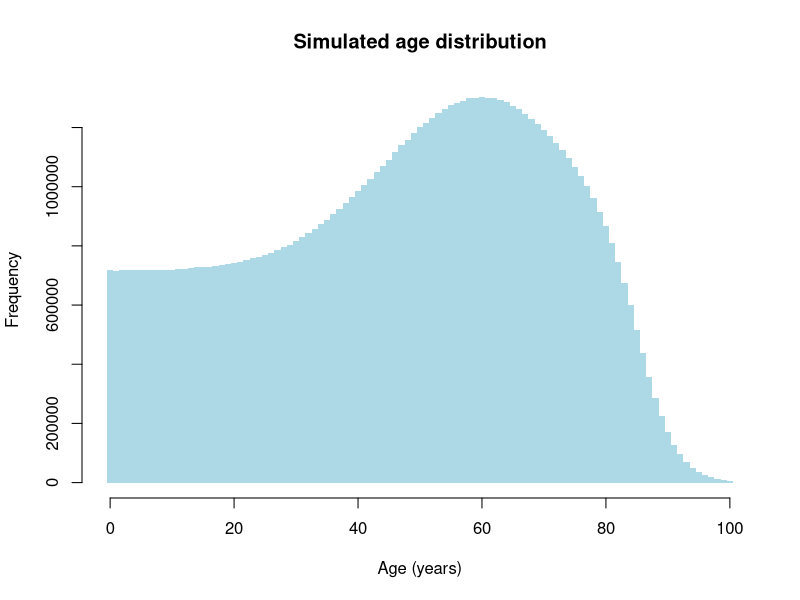
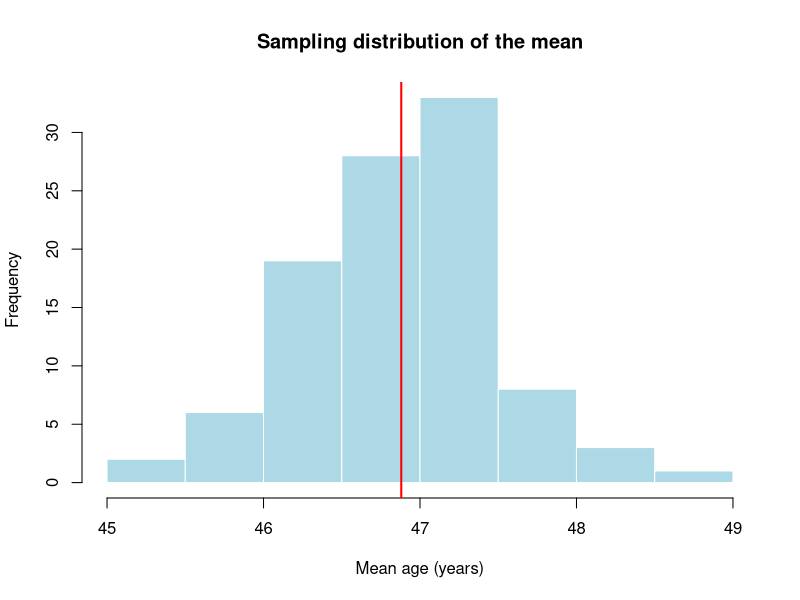
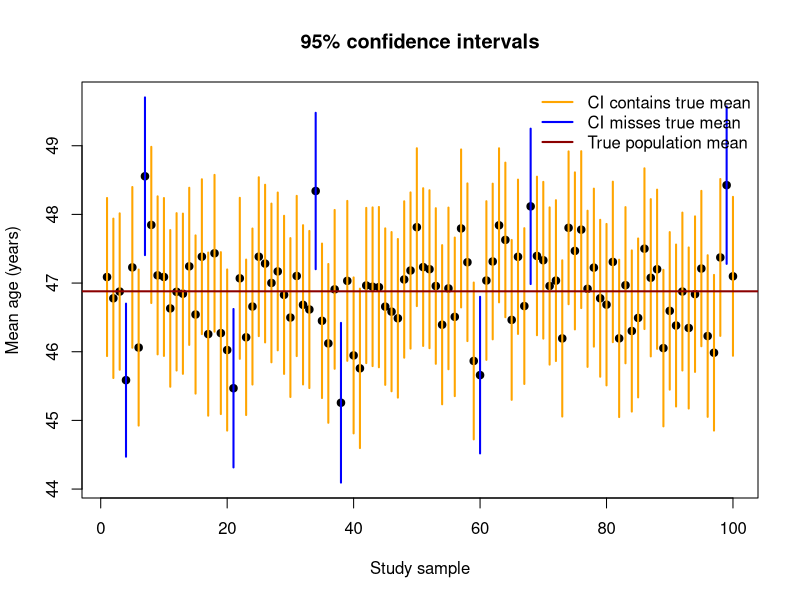
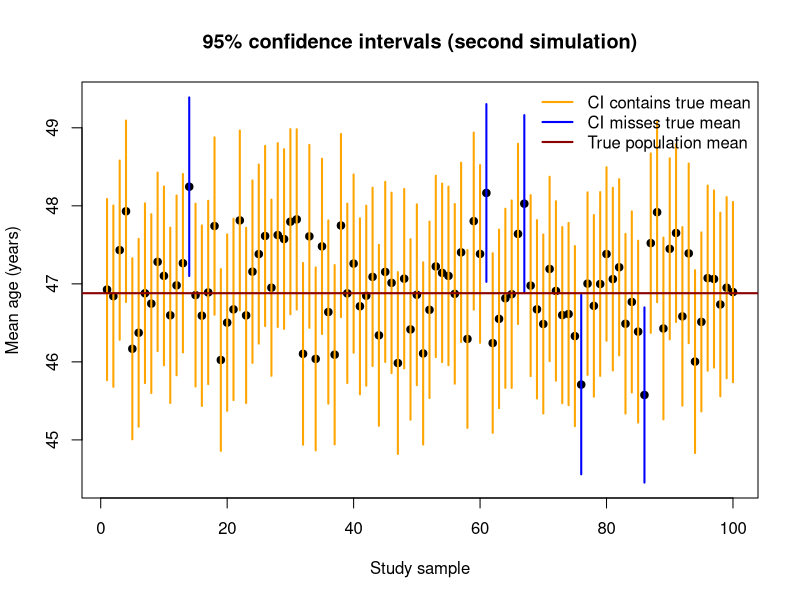

Source code (R) for these figures, in order:

########################
# Sampling variability #
########################

#"Please do discuss sampling variability in class. this is one of the most important things students need to understand: Random sample do vary and this leads to uncertainty in the estimates which can be quantified by SE."

set.seed(123)

age <- 0:100

# Approximate age distribution
weights <- (0.55 + 0.45 * exp(-0.5 * ((age - 60) / 16)^2)) *
           plogis((86 - age) / 3)

# Parameter   Meaning
# 0.55        Baseline frequency in younger age groups, relative to the maximum
# 60          Approximate peak of the age distribution
# 16          Width of the additional bell-shaped component
# 86          Approximate midpoint of the steep decline at older ages
# 3           Steepness of this decline

#############################
# 1. Generate population

# Generate 84,000,000 individuals
dat <- data.frame(
  age = sample(age, size=84000000, replace=TRUE, prob=weights)
)

# Plot
hist(dat$age, breaks=seq(-0.5, 100.5, 1),
     xlab="Age (years)", main="Simulated age distribution",
     col="lightblue", border=NA)

dev.off()

#We assume that this is the real age distribution of the entire population in Germany. In epidemiological studies, we typically only have a random sample of this population, maybe a few hundred or thousand participants.

#############################
# 2. Draw ONE sample from that population and calculate the mean age


set.seed(1)
x <- sample(x=dat$age, size=1645, replace=FALSE)

#This would be the age distribution of ONE study that samples from the German population. The study has 1645 participants. (Arbitrarily selected. Should reflect a relatively typical size of epidemiological studies.)
mean(x) #45.7 years

#Compare this to the mean age of a DIFFERENT randomly drawn study population of the same size (1645 participants):
set.seed(234)
y <- sample(x=dat$age, size=1645, replace=FALSE)
mean(y) #47.2 years


#############################
# 3. Now calculate the mean age for 100 study samples:

set.seed(1234)

all_samples <- list()

for(i in 1:100){
 all_samples[[i]] <- sample(dat$age, size=1645, replace=FALSE)
}

t(sapply(all_samples, summary))
#You can see that in every sample (of size n=1645 each), we have a slightly different median and mean age. The minimum possible age is 0 years (although some samples might not contain participants of age 0 by chance); the maximum is (by assumption) capped at 100 years (although this might not be reached in all samples).


# Standard error of the mean (SEM):
# SEM = SD / sqrt(n)
#
# SD describes the variability of individual observations.
# SEM describes the sampling variability of the estimated mean.
#
# In real studies, the population SD is usually unknown.
# We therefore estimate the SEM using the sample SD:
#
# Estimated SEM = sample SD / sqrt(n)


# True population mean and SD
population_mean <- mean(dat$age)
population_sd   <- sd(dat$age)

population_mean
population_sd

#In real epidemiological studies, we typically do not know the true population parameters of interest. We therefore use random samples to estimate these parameters and quantify the resulting sampling uncertainty.


#############################
# 4. Sampling Distribution

# Mean age in each of the 100 samples
sample_means <- sapply(all_samples, mean)

# Examine the results
summary(sample_means)

# Plot distribution of sample means
hist(sample_means,
     main="Sampling distribution of the mean",
     xlab="Mean age (years)",
     col="lightblue",
     border="white")

# True population mean
abline(v=population_mean, col="red", lwd=2)


#############################
# 5. Empirical standard error
sd(sample_means)

# Theoretical standard error (using population SD)
population_sd / sqrt(1645)


# Calculate SD for each sample
sample_sds <- sapply(all_samples, sd)

# Calculate estimated SE for each sample
sample_SEs <- sample_sds / sqrt(1645)

# Compare three ways of obtaining SE

# 1. Empirical SE from 100 repeated samples
sd(sample_means)

# 2. Mean of the 100 individually estimated SEs
mean(sample_SEs)

# 3. SE calculated from the population SD
population_sd / sqrt(1645)



# Compare the variability of individual ages
# with the variability of sample means

sd(all_samples[[1]])  # SD of individual ages in one study

sd(sample_means)       # Empirical SE across 100 studies

sample_SEs[1]          # Estimated SE based on just one study


#############################
# 6. Point estimate and 95% confidence intervals for each of the 100 samples:

# Lower and upper confidence limits
lower <- sample_means - 1.96 * sample_SEs
upper <- sample_means + 1.96 * sample_SEs

# Display results
data.frame(
  Mean = round(sample_means, 1),
  SE = round(sample_SEs, 2),
  Lower_CI = round(lower, 1),
  Upper_CI = round(upper, 1)
)


# Does each 95% CI contain the true population mean?

coverage <- lower <= population_mean &
            upper >= population_mean

# Number of CIs containing the true population mean
sum(coverage)

# Percentage of CIs containing the true population mean
mean(coverage) * 100


# Plot the first 100 confidence intervals

plot(1:100, sample_means[1:100],
     ylim=range(c(lower, upper, population_mean)),
     xlab="Study sample",
     ylab="Mean age (years)",
     main="95% confidence intervals",
     pch=19)

segments(
  x0=1:100,
  y0=lower[1:100],
  x1=1:100,
  y1=upper[1:100],
  col=ifelse(coverage[1:100], "orange", "blue"),
  lwd=2
)

abline(h=population_mean, col="darkred", lwd=2)

legend("topright",
       legend=c("CI contains true mean",
                "CI misses true mean",
                "True population mean"),
       col=c("orange", "blue", "darkred"),
       lty=1,
       lwd=2,
       bty="n")

#8 of the 100 confidence intervals did not cover the true population mean. Which is a bit more than we would expect from a 95% confidence interval (-> 5 of 100).


#############################
# 7. Repeat the simulation with another 100 random samples

set.seed(4321)

all_samples2 <- list()

for(i in 1:100){
 all_samples2[[i]] <- sample(dat$age, size=1645, replace=FALSE)
}

# Calculate mean, SD and SE for each sample
sample_means2 <- sapply(all_samples2, mean)
sample_sds2 <- sapply(all_samples2, sd)
sample_SEs2 <- sample_sds2 / sqrt(1645)

# Calculate 95% confidence intervals
lower2 <- sample_means2 - 1.96 * sample_SEs2
upper2 <- sample_means2 + 1.96 * sample_SEs2

# Does each CI contain the true population mean?
coverage2 <- lower2 <= population_mean &
             upper2 >= population_mean

# Number of CIs NOT containing the true population mean
sum(!coverage2)

# Percentage of CIs containing the true population mean
mean(coverage2) * 100


#############################
# Plot the second set of 100 confidence intervals

plot(1:100, sample_means2,
     ylim=range(c(lower2, upper2, population_mean)),
     xlab="Study sample",
     ylab="Mean age (years)",
     main="95% confidence intervals (second simulation)",
     pch=19)

segments(
  x0=1:100,
  y0=lower2,
  x1=1:100,
  y1=upper2,
  col=ifelse(coverage2, "orange", "blue"),
  lwd=2
)

abline(h=population_mean, col="darkred", lwd=2)

legend("topright",
       legend=c("CI contains true mean",
                "CI misses true mean",
                "True population mean"),
       col=c("orange", "blue", "darkred"),
       lty=1,
       lwd=2,
       bty="n")

#5 of the 100 confidence intervals did not cover the true population mean. This corresponds to the expected number of 5 misses. However, the observed number varies randomly between simulation runs, even when the statistical method remains exactly the same.

#If you keep repeating this, you will sometines get 2 or 3 and sometimes 6 or 7 confidence intervals (or in rare cases even more or fewer) that do not cover the true population mean.


# Number of CIs missing the true population mean
# in the first simulation
sum(!coverage)

# Number of CIs missing the true population mean
# in the second simulation
sum(!coverage2)

# Both simulations combined (200 confidence intervals)
sum(!c(coverage, coverage2))

##############

# Distinguish between:

# a) Sampling variability of point estimates:
#    Different random samples produce different estimates of the population mean.

# b) Variability in the observed CI coverage rate:
#    The theoretical coverage probability is approximately 95%. However, when calculating 100 confidence intervals, the observed proportion containing the true population mean varies between simulation runs.
